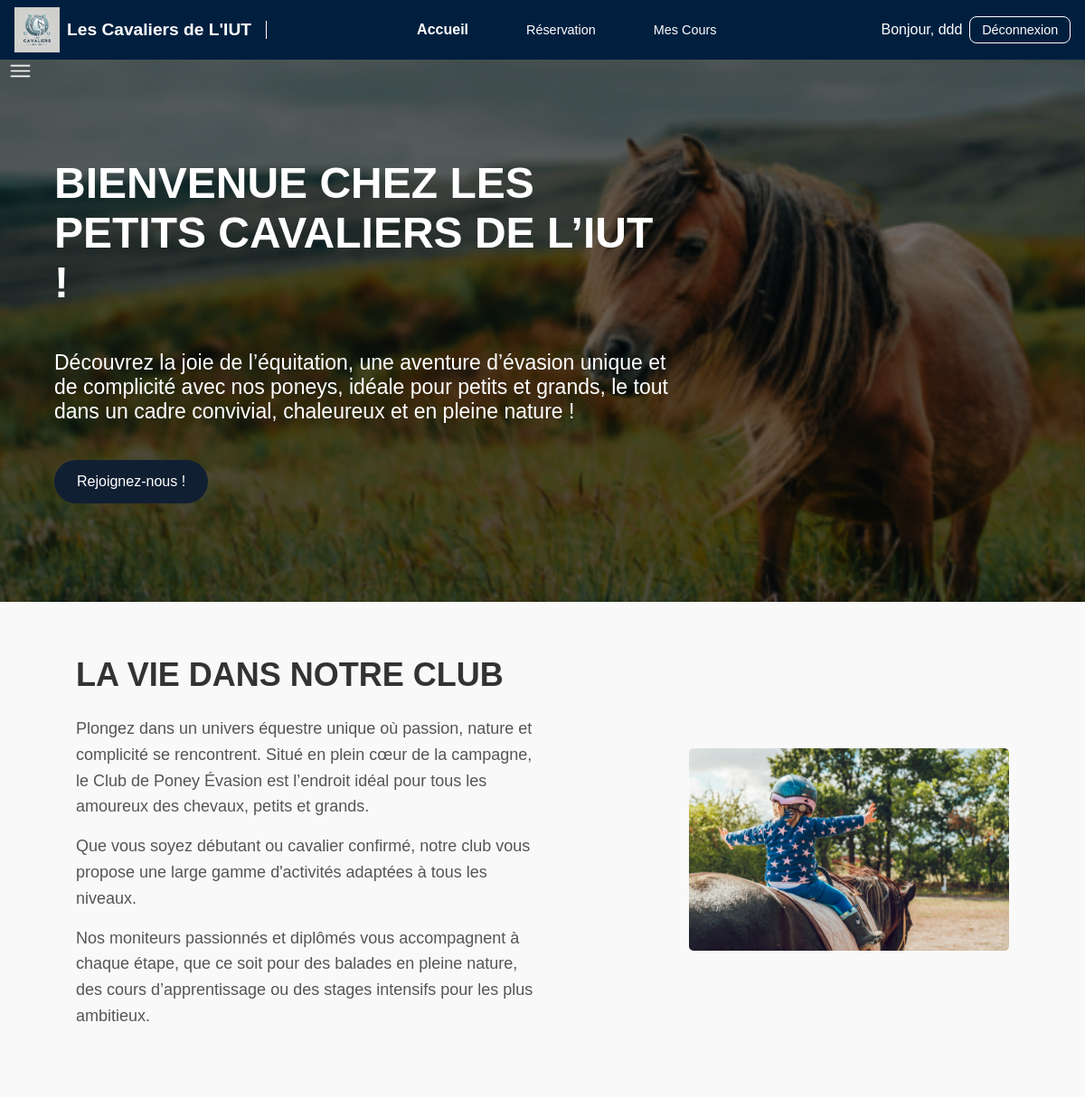
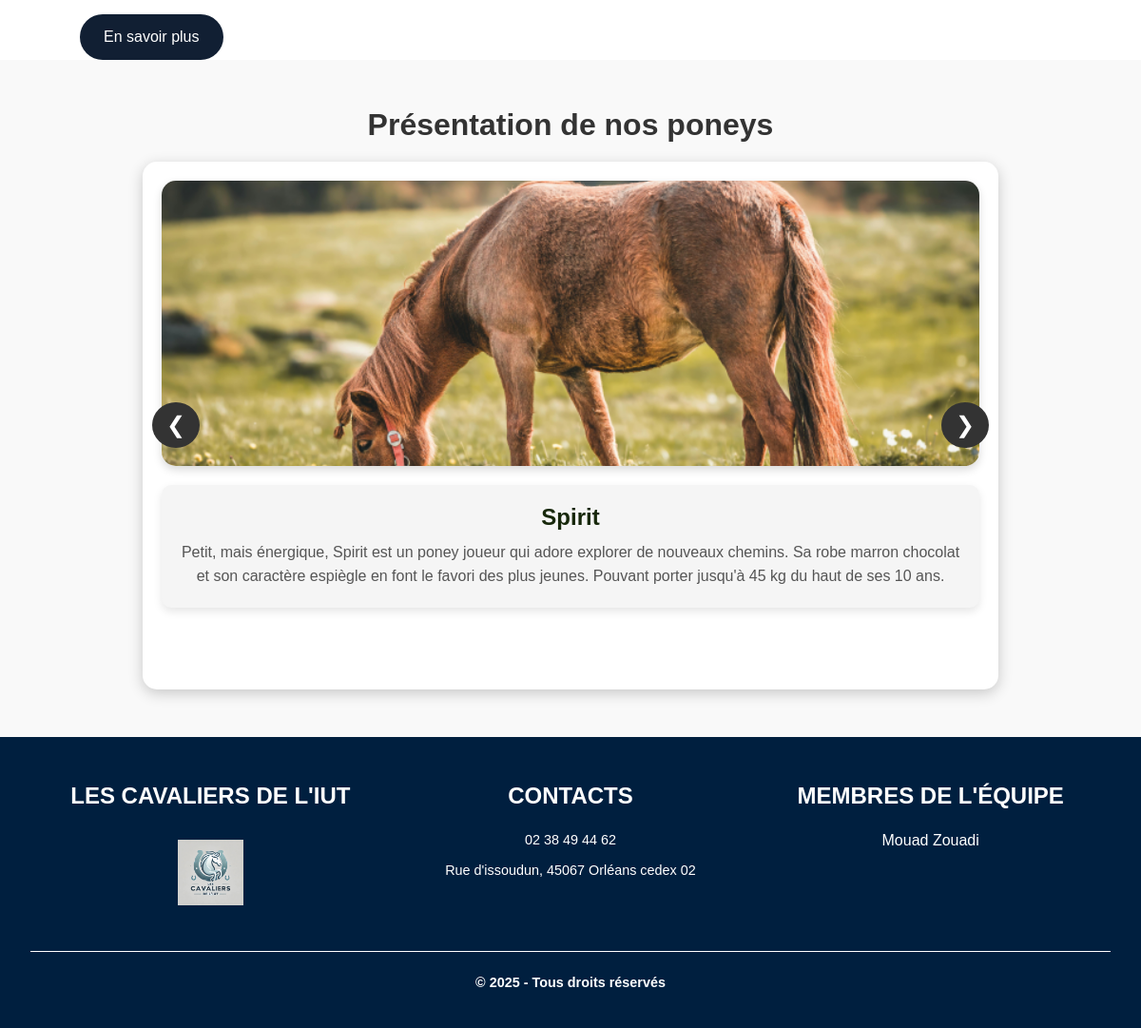
Screenshot of / (signed in) with the database file from the repository (2 pictures, top to bottom).
### tables this page shows
CREATE TABLE PONEY
(
    id        INT PRIMARY KEY AUTO_INCREMENT,
    nom       VARCHAR(42),
    age       INT CHECK (age > 0 AND age < 26),
    poids_max FLOAT CHECK (poids_max > 9 AND poids_max < 51)
);

### index.php (called while the page is built, shortened)
<?php
$router = new Router();
$router->execute();
?>

### App/Autoloader.php (called while the page is built, shortened)
<?php
class Autoloader{
    static function autoload($fqcn): void{
        $path = str_replace('\\', '/', $fqcn);
    }
}

### App/Database/Database.php (called while the page is built, shortened)
<?php
abstract class Database implements IDatabase
{
    public function query($statement) {
        $pdo = $this->getPDO();
        return $pdo->query($statement);
    }
}

### App/Controllers/Poney/PoneyDB.php (called while the page is built, shortened)
<?php
class PoneyDB
{
    static function getAllPoneys()
    {
        $stmt = App::getApp()->getDB()->query("SELECT id, nom, poids_max, age FROM PONEY");
        return $stmt->fetchAll(PDO::FETCH_ASSOC);
    }
}
?>

### App/Controllers/Poney/Poney.php (called while the page is built, shortened)
<?php
class Poney
{
    static function getPoneyInfo($poney){
        $i = rand(1, 3);
        switch ($i) {
            case 1:
                return [
                    "description" => "Petit, mais énergique, " . htmlspecialchars($poney['nom']) . " est un poney joueur qui adore explorer de nouveaux chemins. Sa robe marron chocolat et son caractère espiègle en font le favori des plus jeunes. Pouvant porter jusqu'à " . htmlspecialchars($poney['poids_max']) . " kg du haut de ses " . htmlspecialchars($poney['age']) . " ans.",
                    "image" => "./static/images/poney1.png"
                ];
            case 2:
                return [
                    "description" => "Avec son allure majestueuse, " . htmlspecialchars($poney['nom']) . " inspire confiance et fierté chez ses cavaliers du haut de ses ".htmlspecialchars($poney['age'])." ans. Son pelage noir et sa crinière soyeuse en font un poney très apprécié des cavaliers confirmés. Il peut porter jusqu'à " . htmlspecialchars($poney['poids_max']) . " kg.",
                    "image" => "./static/images/poney2.png"
                ];
            case 3:
                return [
                    "description" => "Doué d'un tempérament calme, " . htmlspecialchars($poney['nom']) . " est parfait pour des balades tranquilles. Son pelage blanc et sa crinière soyeuse en font un poney très apprécié des cavaliers débutants. Il peut porter jusqu'à " . htmlspecialchars($poney['poids_max']) . " kg et a " . htmlspecialchars($poney['age']) . " ans.",
                    "image" => "./static/images/poney3.png"
                ];
        }
    }
}
?>

### templates/home.php (the view, shortened to what this page needs)
<?php
$poneys = PoneyDB::getAllPoneys();
?>
<section class="hero">
    <div class="hero-content">
        <h1 class="presentation-title">BIENVENUE CHEZ LES PETITS CAVALIERS DE L’IUT !</h1>
        <p>Découvrez la joie de l’équitation, une aventure d’évasion unique et de complicité avec nos poneys, idéale pour petits et grands, le tout dans un cadre convivial, chaleureux et en pleine nature !</p>
        <a href="index.php?action=register" class="btn">Rejoignez-nous !</a>
    </div>
</section>
<section class="section-with-image-right">
    <div class="text1">
        <h1>LA VIE DANS NOTRE CLUB</h1>
        <p class="p1">Plongez dans un univers équestre unique où passion, nature et complicité se rencontrent. Situé en plein cœur de la campagne, le Club de Poney Évasion est l’endroit idéal pour tous les amoureux des chevaux, petits et grands.</p>
        <p class="p1">Que vous soyez débutant ou cavalier confirmé, notre club vous propose une large gamme d'activités adaptées à tous les niveaux.</p>
        <p class="p1">Nos moniteurs passionnés et diplômés vous accompagnent à chaque étape, que ce soit pour des balades en pleine nature, des cours d’apprentissage ou des stages intensifs pour les plus ambitieux.</p>
    </div>
    <div class="image-container">
        <img class="image2" src="./static/images/image2.png" alt="image2">
    </div>
</section>
<div class="button-image-right">
    <a href="#" class="btn">En savoir plus</a>
</div>
<div class="section-poneys">
    <h1 class="titre-poneys">Présentation de nos poneys</h1>
    <div class="poney-carousel">
        <button class="carousel-btn prev-btn" onclick="movePoney(-1)">&#10094;</button>
        <div class="carousel-track-container">
            <div class="carousel-track">
            <?php foreach ($poneys as $poney):
                    $poneyInfo = Poney::getPoneyInfo($poney);
                ?>
                    <div class="poney-box">
                        <img src="<?= htmlspecialchars($poneyInfo['image']) ?>" alt="Image de <?= htmlspecialchars($poney['nom']) ?>">
                        <div class="poney-description">
                            <h2>
                                <?= htmlspecialchars($poney['nom']) ?>
                            </h2>
                            <p>
                                <?= htmlspecialchars($poneyInfo['description']) ?>
                            </p>
                        </div>
                    </div>
                <?php endforeach; ?>
            </div>
                <div class="poney-box">
            </div>
        </div>
        <button class="carousel-btn next-btn" onclick="movePoney(1)">&#10095;</button>
    </div>
</div>

### static/css/header.css (style rules this page uses)
* { margin: 0; padding: 0; box-sizing: border-box; font-family: Arial, Helvetica, sans-serif; }

### static/css/index.css (style rules this page uses)
.hero { position: relative; height: 75vh; width: 100%; background-image: url('../images/image_banniere.png'); background-size: cover; background-position: center; display: flex; justify-content: flex-start; align-items: center; padding-left: 5%; color: white; }
.hero::before { content: ""; position: absolute; top: 0; left: 0; width: 100%; height: 100%; background-color: rgba(0, 0, 0, 0.5); z-index: 1; }
.hero-content { position: relative; z-index: 2; max-width: 60%; text-align: left; }
.hero-content h1 { font-size: 48px; color: white; margin-bottom: 3rem; text-transform: uppercase; }
.hero-content p { font-size: 23px; color: white; margin-bottom: 1.5rem; }
.section-with-image-right { background-color: #f9f9f9; display: flex; align-items: center; justify-content: space-between; padding: 5% 7%; }
.button-image-right { padding-left: 7%; }
.text1 { flex: 1; margin-right: 20px; }
.text1 h1 { font-size: 36px; margin-bottom: 1.5rem; color: #333; }
.text1 p { font-size: 18px; line-height: 1.6; color: #555; margin-bottom: 15px; }
.btn { display: inline-block; margin-top: 1rem; padding: 15px 25px; background-color: #111F33; color: white; text-decoration: none; border-radius: 25px; font-size: 16px; transition: transform 0.2s ease, background-color 0.2s ease; }
.image-container { flex: 1; display: flex; justify-content: flex-end; }
.image-container img { width: 70%; max-width: none; height: auto; border-radius: 5px; object-fit: cover; }
.section-poneys { text-align: center; padding: 50px 20px; background-color: #f9f9f9; }
.titre-poneys { font-size: 2rem; margin-bottom: 20px; color: #333; }
.poney-carousel { position: relative; width: 100%; max-width: 900px; margin: auto; display: flex; align-items: center; overflow: hidden; border-radius: 15px; background: #fff; box-shadow: 0 4px 15px rgba(0, 0, 0, 0.2); }
.carousel-track-container { overflow: hidden; width: 100%; }
.carousel-track { display: flex; transition: transform 0.5s ease-in-out; }
.poney-box { flex: 0 0 100%; display: flex; flex-direction: column; align-items: center; padding: 20px; text-align: center; }
.poney-box img { width: 100%; max-height: 300px; object-fit: cover; border-radius: 15px; margin-bottom: 20px; box-shadow: 0 4px 10px rgba(0, 0, 0, 0.15); }
.poney-description { background-color: #f5f5f5; border-radius: 10px; padding: 20px; box-shadow: 0 4px 10px rgba(0, 0, 0, 0.1); }
.poney-description h2 { font-size: 1.5rem; margin-bottom: 10px; color: #17280b; }
.poney-description p { font-size: 1rem; color: #555; line-height: 1.6; }
.carousel-btn { background-color: #333; color: white; border: none; font-size: 1.5rem; padding: 10px 15px; border-radius: 50%; cursor: pointer; position: absolute; top: 50%; transform: translateY(-50%); z-index: 10; transition: all 0.3s ease; }
.prev-btn { left: 10px; }
.next-btn { right: 10px; }

### rows the page displays
poney: nom "Spirit", description "Petit, mais énergique, Spirit est un poney joueur qui adore explorer de nouveaux chemins. Sa robe marron chocolat et son caractère espiègle en font le favori des plus jeunes. Pouvant porter jusqu'à 45 kg du haut de ses 10 ans."

### other values shown
Auth::getCurrentUser()['name'] "ddd"
